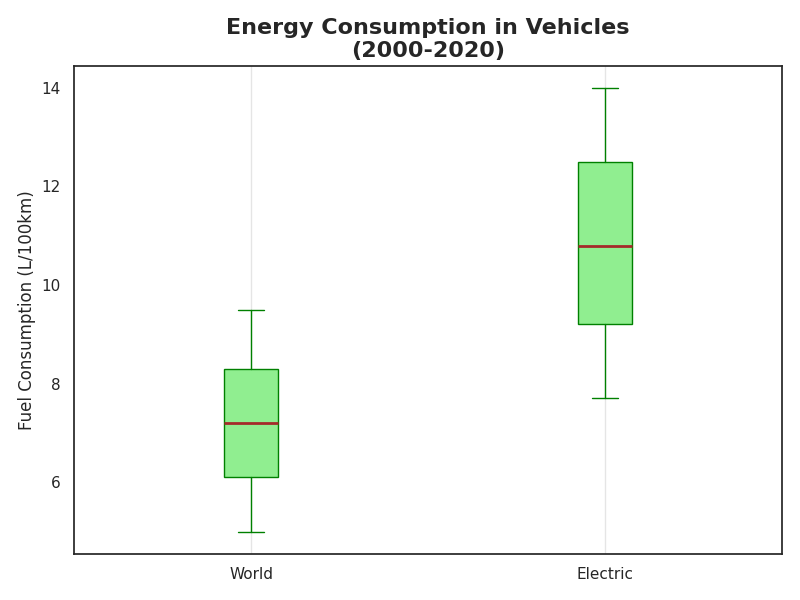

Reproduce this figure in Python.
import matplotlib.pyplot as plt

# Data for fuel consumption (liters per 100km) for selected vehicle types from 2000 to 2020
sedans = [9.5, 9.2, 8.9, 8.7, 8.5, 8.3, 8.0, 7.8, 7.6, 7.4, 7.2, 7.0, 6.8, 6.5, 6.3, 6.1, 5.9, 5.7, 5.5, 5.3, 5.0]
suvs = [14.0, 13.8, 13.5, 13.2, 12.8, 12.5, 12.2, 11.8, 11.5, 11.2, 10.8, 10.5, 10.2, 9.8, 9.5, 9.2, 8.9, 8.6, 8.3, 8.0, 7.7]

data = [sedans, suvs]
labels = ['World', 'Electric']

fig, ax = plt.subplots(figsize=(8, 6))

colors = ['lightgreen', 'lightcoral']
boxes = ['s', '*']
box = ax.boxplot(data, vert=True, patch_artist=True, notch=False,
                 boxprops=dict(facecolor=colors[0], color='green'),
                 whiskerprops=dict(color='green'),
                 capprops=dict(color='green'),
                 medianprops=dict(color='brown', linewidth=2),
                 flierprops=dict(markerfacecolor=colors[1], marker=boxes[0], markersize=8, linestyle='none'))

ax.set_title("Energy Consumption in Vehicles\n(2000-2020)", fontsize=16, fontweight='bold')
ax.set_ylabel("Fuel Consumption (L/100km)", fontsize=12)
ax.set_xticks(ticks=[1, 2])
ax.set_xticklabels(labels, fontsize=11)

ax.grid(axis='x', linestyle='-', alpha=0.5)

plt.tight_layout()
plt.show()
